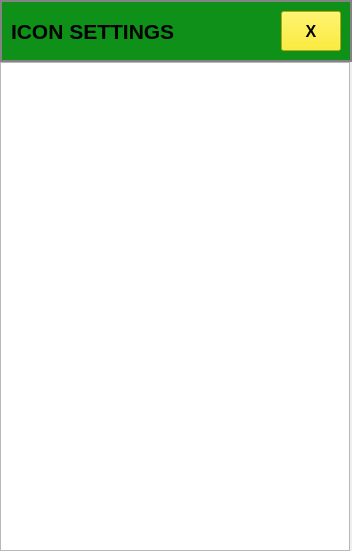
<?xml version="1.0" encoding="UTF-8"?>
<ui version="4.0">
 <class>Frame</class>
 <widget class="QFrame" name="Frame">
  <property name="geometry">
   <rect>
    <x>0</x>
    <y>0</y>
    <width>352</width>
    <height>551</height>
   </rect>
  </property>
  <property name="windowTitle">
   <string>Frame</string>
  </property>
  <property name="styleSheet">
   <string notr="true">Frame {
border: 2px solid #838383
}</string>
  </property>
  <widget class="QWidget" name="">
   <property name="geometry">
    <rect>
     <x>0</x>
     <y>0</y>
     <width>352</width>
     <height>551</height>
    </rect>
   </property>
   <layout class="QVBoxLayout" name="verticalLayout">
    <property name="spacing">
     <number>0</number>
    </property>
    <item>
     <widget class="QFrame" name="frame">
      <property name="styleSheet">
       <string notr="true">#frame {
border: 2px solid #838383;
background-color: rgb(15, 144, 25);
}</string>
      </property>
      <property name="frameShape">
       <enum>QFrame::Shape::StyledPanel</enum>
      </property>
      <property name="frameShadow">
       <enum>QFrame::Shadow::Raised</enum>
      </property>
      <layout class="QVBoxLayout" name="verticalLayout_2">
       <property name="leftMargin">
        <number>0</number>
       </property>
       <property name="topMargin">
        <number>0</number>
       </property>
       <property name="rightMargin">
        <number>0</number>
       </property>
       <property name="bottomMargin">
        <number>0</number>
       </property>
       <item>
        <layout class="QHBoxLayout" name="horizontalLayout_2">
         <property name="spacing">
          <number>9</number>
         </property>
         <property name="leftMargin">
          <number>9</number>
         </property>
         <property name="topMargin">
          <number>9</number>
         </property>
         <property name="rightMargin">
          <number>9</number>
         </property>
         <property name="bottomMargin">
          <number>9</number>
         </property>
         <item>
          <widget class="QLabel" name="label">
           <property name="minimumSize">
            <size>
             <width>0</width>
             <height>40</height>
            </size>
           </property>
           <property name="maximumSize">
            <size>
             <width>16777215</width>
             <height>40</height>
            </size>
           </property>
           <property name="font">
            <font>
             <pointsize>16</pointsize>
             <bold>true</bold>
            </font>
           </property>
           <property name="text">
            <string>ICON SETTINGS</string>
           </property>
          </widget>
         </item>
         <item>
          <widget class="QPushButton" name="pushButton">
           <property name="maximumSize">
            <size>
             <width>60</width>
             <height>40</height>
            </size>
           </property>
           <property name="font">
            <font>
             <pointsize>12</pointsize>
             <bold>true</bold>
            </font>
           </property>
           <property name="styleSheet">
            <string notr="true">#pushButton{
	background-color: rgb(255, 234, 0);
}</string>
           </property>
           <property name="text">
            <string>X</string>
           </property>
          </widget>
         </item>
        </layout>
       </item>
      </layout>
     </widget>
    </item>
    <item>
     <widget class="QListView" name="listView">
      <property name="minimumSize">
       <size>
        <width>350</width>
        <height>0</height>
       </size>
      </property>
      <property name="maximumSize">
       <size>
        <width>350</width>
        <height>16777215</height>
       </size>
      </property>
     </widget>
    </item>
   </layout>
  </widget>
 </widget>
 <resources/>
 <connections/>
</ui>
